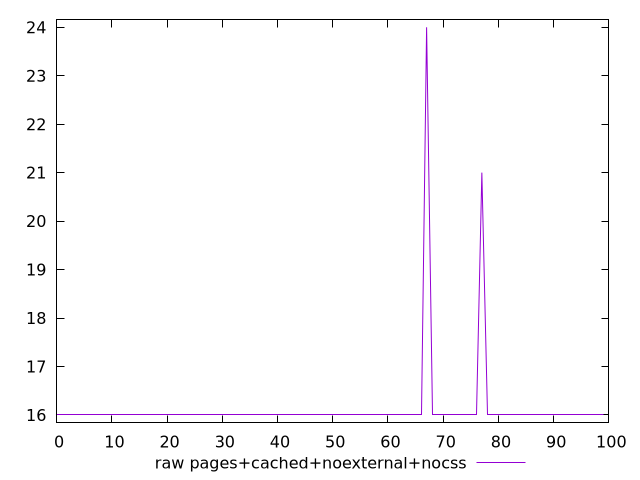

Write gnuplot code to recreate this figure.
$_rawPagesCachedNoexternalNocss <<EOF
16
16
16
16
16
16
16
16
16
16
16
16
16
16
16
16
16
16
16
16
16
16
16
16
16
16
16
16
16
16
16
16
16
16
16
16
16
16
16
16
16
16
16
16
16
16
16
16
16
16
16
16
16
16
16
16
16
16
16
16
16
16
16
16
16
16
16
24
16
16
16
16
16
16
16
16
16
21
16
16
16
16
16
16
16
16
16
16
16
16
16
16
16
16
16
16
16
16
16
16
EOF
set key outside below
set terminal pngcairo
set output "report_00005_2020-11-02T22-26-11.212Z/max-potential-fid/pages+cached+noexternal+nocss//raw.png"
set yrange [15.84:24.16]
plot $_rawPagesCachedNoexternalNocss title "raw pages+cached+noexternal+nocss" with line ,
